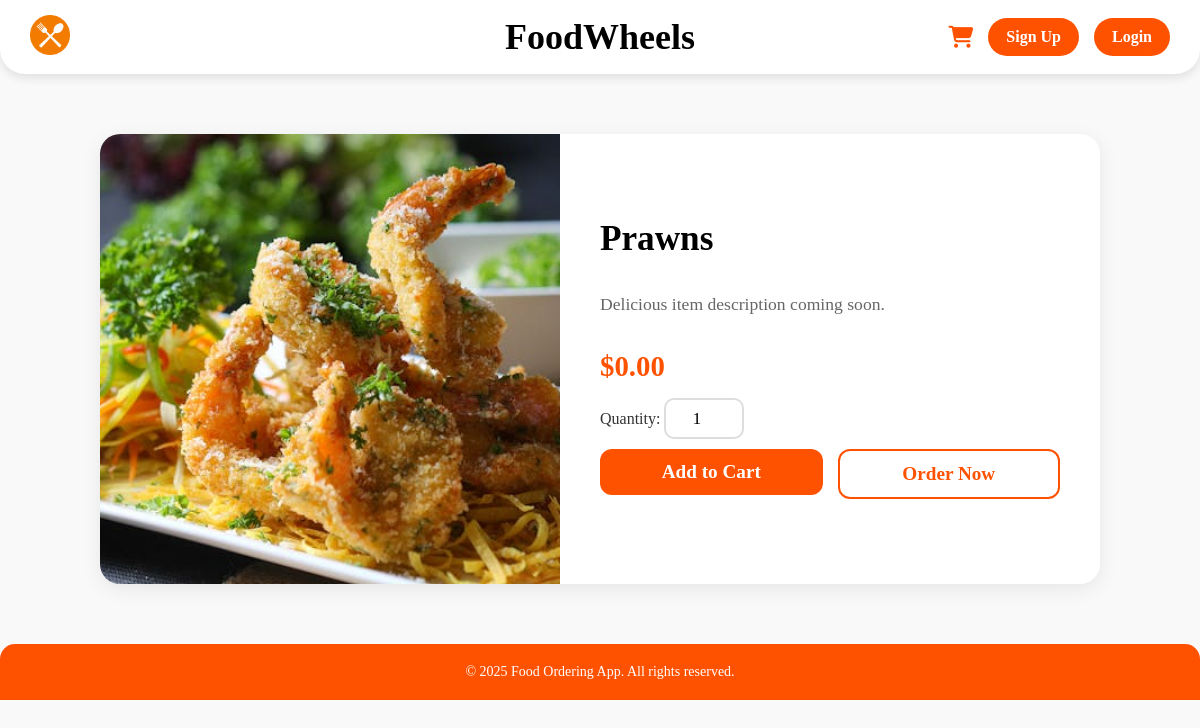
The app's page /item/2 with its own data.
### app.py (models this page shows)
class FoodItem(db.Model):
    id = db.Column(db.Integer, primary_key=True)
    name = db.Column(db.String(100), nullable=False)
    tag = db.Column(db.String(50), nullable=False)
    sub_tag = db.Column(db.String(50), nullable=True)
    price = db.Column(db.Float, nullable=False)
    image_file = db.Column(db.String(100), nullable=False)
    description = db.Column(db.String(255), nullable=True)
    order_items = db.relationship('OrderItem', backref='food_item', lazy=True)

### app.py (the view)
@app.route('/item/<int:item_id>')
def item_details(item_id):
    user_data = None
    if 'user' in session:
        user_data = User.query.filter_by(email=session['user']).first()
    item = FoodItem.query.get_or_404(item_id)
    return render_template('item_details.html', user=user_data, item=item)

### templates/item_details.html (shortened to what this page needs)
<!DOCTYPE html>
<html lang="en">
<head>
    <link rel="stylesheet" href="{{ url_for('static', filename='item_details.css') }}">
    <link rel="stylesheet" href="https://cdnjs.cloudflare.com/ajax/libs/font-awesome/6.5.1/css/all.min.css">
</head>
<body>
    <header>
        <div class="logo">
            <a href="{{ url_for('home') }}">
                <img src="{{ url_for('static', filename='images/logo.webp') }}" alt="Logo">
            </a>
        </div>
        <div class="title">
            <h2>FoodWheels</h2>
        </div>
        <div class="auth-buttons">
            <a href="{{ url_for('cart_page') }}" class="cart-icon">
                <i class="fa-solid fa-cart-shopping"></i>
            </a>
            {% if user %}
                <div class="dropdown">
                    <button class="btn account-btn">Hi, {{ user.first_name }}</button>
                    <div class="dropdown-content">
                        <a href="{{ url_for('my_orders') }}">My Orders</a>
                        <a href="{{ url_for('my_bookings') }}">My Bookings</a>
                        <a href="{{ url_for('logout') }}">Logout</a>
                    </div>
                </div>
            {% else %}
                <a href="{{ url_for('signup') }}" class="btn">Sign Up</a>
                <a href="{{ url_for('login') }}" class="btn">Login</a>
            {% endif %}
        </div>
    </header>
    <div class="details-container">
        <div class="details-image">
            <img src="{{ url_for('static', filename='images/' + item.image_file) }}" alt="{{ item.name }}">
        </div>
        <div class="details-info">
            <h1>{{ item.name }}</h1>
            <p class="description">
                {{ item.description or 'Delicious item description coming soon.' }}
            </p>
            <p class="price">${{ "%.2f"|format(item.price) }}</p>
            <div classs="quantity-selector-container">
                <label for="quantity">Quantity:</label>
                <input type="number" id="quantity" name="quantity" value="1" min="1"
                       form="add-to-cart-form" class="quantity-input">
            </div>
            <div class="button-container">
                <form method="POST" action="{{ url_for('add_to_cart', item_id=item.id) }}" id="add-to-cart-form">
                    <button type="submit" class="add-to-cart-btn">
                        Add to Cart
                    </button>
                </form>
                <form method="POST" action="{{ url_for('order_now', item_id=item.id) }}" id="order-now-form">
                    <button type="submit" class="order-now-btn">
                        Order Now
                    </button>
                </form>
            </div>
        </div>
    </div>
    <footer>
        <p>&copy; 2025 Food Ordering App. All rights reserved.</p>
    </footer>
</body>
</html>

### static/item_details.css (style rules this page uses)
body { font-family: 'Chewy', cursive; background-color: #f9f9f9; color: #333; margin: 0; padding: 0; }
header { display: flex; align-items: center; justify-content: space-between; padding: 15px 30px; background: #ffffff; border-radius: 0 0 25px 25px; box-shadow: 0 4px 10px rgba(0, 0, 0, 0.1); position: relative; }
header .title { position: absolute; left: 50%; transform: translateX(-50%); font-size: 1.5rem; font-weight: bold; color: #000; }
header .logo img { width: 40px; }
.details-container { display: flex; max-width: 1000px; margin: 60px auto; background: #fff; border-radius: 20px; box-shadow: 0 5px 20px rgba(0,0,0,0.08); overflow: hidden; }
.details-image { flex: 1; height: 450px; }
.details-image img { width: 100%; height: 100%; object-fit: cover; display: block; }
.details-info { flex: 1; padding: 40px; display: flex; flex-direction: column; justify-content: center; }
.details-info h1 { font-size: 2.2rem; color: #000; margin-top: 0; margin-bottom: 15px; }
.details-info .description { font-size: 1.1rem; line-height: 1.5; color: #666; }
.details-info .price { font-size: 1.8rem; font-weight: bold; color: #FF5200; margin: 15px 0; }
.quantity-input { width: 60px; padding: 8px; font-size: 1.1rem; text-align: center; border: 2px solid #ddd; border-radius: 10px; font-family: 'Chewy', cursive; outline: none; }
.button-container { display: flex; gap: 15px; margin-top: 10px; }
.button-container form { flex: 1; }
.add-to-cart-btn, .order-now-btn { display: block; width: 100%; padding: 12px 20px; font-size: 1.2rem; font-weight: bold; border-radius: 12px; cursor: pointer; transition: all 0.3s; font-family: 'Chewy', cursive; text-decoration: none; text-align: center; }
.add-to-cart-btn { background-color: #FF5200; color: #fff; border: none; }
.order-now-btn { color: #FF5200; background-color: #fff; border: 2px solid #FF5200; }
footer { text-align: center; padding: 20px; background: #FF5200; color: white; margin-top: 60px; border-radius: 15px 15px 0 0; }
footer p { font-size: 14px; margin: 0; }
.auth-buttons { display: flex; align-items: center; gap: 15px; }
.auth-buttons .btn { padding: 10px 18px; text-decoration: none; background-color: #FF5200; color: #fff; border-radius: 25px; font-weight: bold; font-family: 'Chewy', cursive; font-size: 1rem; transition: background-color 0.3s; }
.cart-icon i { color: #FF5200 !important; font-size: 22px; transition: color 0.3s; }

### records on screen
FoodItem: image_file (picture), name "Prawns", description "Delicious item description coming soon.", price "0.00"
